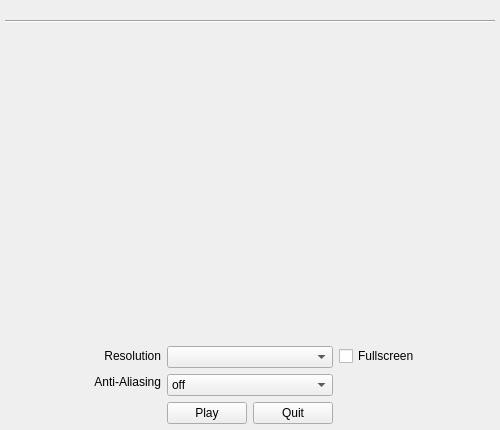
<?xml version="1.0" encoding="UTF-8"?>
<ui version="4.0">
 <class>MainWindow</class>
 <widget class="QMainWindow" name="MainWindow">
  <property name="geometry">
   <rect>
    <x>0</x>
    <y>0</y>
    <width>500</width>
    <height>430</height>
   </rect>
  </property>
  <property name="minimumSize">
   <size>
    <width>500</width>
    <height>430</height>
   </size>
  </property>
  <property name="maximumSize">
   <size>
    <width>500</width>
    <height>430</height>
   </size>
  </property>
  <property name="windowTitle">
   <string>BGE Launcher</string>
  </property>
  <property name="windowIcon">
   <iconset>
    <normaloff>../data/images/icon.png</normaloff>../data/images/icon.png</iconset>
  </property>
  <property name="windowOpacity">
   <double>1.000000000000000</double>
  </property>
  <property name="toolButtonStyle">
   <enum>Qt::ToolButtonIconOnly</enum>
  </property>
  <property name="tabShape">
   <enum>QTabWidget::Rounded</enum>
  </property>
  <widget class="QWidget" name="mainWidget">
   <layout class="QVBoxLayout" name="verticalLayout_17">
    <property name="spacing">
     <number>6</number>
    </property>
    <property name="leftMargin">
     <number>0</number>
    </property>
    <property name="topMargin">
     <number>0</number>
    </property>
    <property name="rightMargin">
     <number>0</number>
    </property>
    <property name="bottomMargin">
     <number>6</number>
    </property>
    <item>
     <layout class="QVBoxLayout" name="verticalLayout_16">
      <item>
       <widget class="QLabel" name="splash">
        <property name="enabled">
         <bool>true</bool>
        </property>
        <property name="minimumSize">
         <size>
          <width>5</width>
          <height>0</height>
         </size>
        </property>
        <property name="maximumSize">
         <size>
          <width>500</width>
          <height>16777215</height>
         </size>
        </property>
        <property name="text">
         <string/>
        </property>
        <property name="pixmap">
         <pixmap>../data/images/splash.png</pixmap>
        </property>
       </widget>
      </item>
      <item>
       <layout class="QVBoxLayout" name="verticalLayout_18">
        <property name="leftMargin">
         <number>5</number>
        </property>
        <property name="topMargin">
         <number>0</number>
        </property>
        <property name="rightMargin">
         <number>5</number>
        </property>
        <item>
         <widget class="Line" name="line">
          <property name="orientation">
           <enum>Qt::Horizontal</enum>
          </property>
         </widget>
        </item>
       </layout>
      </item>
     </layout>
    </item>
    <item>
     <spacer name="verticalSpacer">
      <property name="orientation">
       <enum>Qt::Vertical</enum>
      </property>
      <property name="sizeHint" stdset="0">
       <size>
        <width>20</width>
        <height>40</height>
       </size>
      </property>
     </spacer>
    </item>
    <item>
     <layout class="QHBoxLayout" name="horizontalLayout_7">
      <item>
       <layout class="QVBoxLayout" name="verticalLayout_13">
        <property name="spacing">
         <number>6</number>
        </property>
        <item>
         <widget class="QLabel" name="labelResolution">
          <property name="maximumSize">
           <size>
            <width>16777215</width>
            <height>20</height>
           </size>
          </property>
          <property name="text">
           <string>Resolution</string>
          </property>
          <property name="alignment">
           <set>Qt::AlignRight|Qt::AlignTrailing|Qt::AlignVCenter</set>
          </property>
         </widget>
        </item>
        <item>
         <widget class="QLabel" name="labelAntiAliasing">
          <property name="maximumSize">
           <size>
            <width>16777215</width>
            <height>20</height>
           </size>
          </property>
          <property name="text">
           <string>Anti-Aliasing</string>
          </property>
          <property name="alignment">
           <set>Qt::AlignRight|Qt::AlignTrailing|Qt::AlignVCenter</set>
          </property>
         </widget>
        </item>
        <item>
         <widget class="QLabel" name="labelHidden_10">
          <property name="maximumSize">
           <size>
            <width>16777215</width>
            <height>23</height>
           </size>
          </property>
          <property name="text">
           <string/>
          </property>
         </widget>
        </item>
       </layout>
      </item>
      <item>
       <layout class="QVBoxLayout" name="verticalLayout_14">
        <item>
         <widget class="QComboBox" name="resolution">
          <property name="minimumSize">
           <size>
            <width>0</width>
            <height>20</height>
           </size>
          </property>
         </widget>
        </item>
        <item>
         <widget class="QComboBox" name="antiAliasing">
          <property name="minimumSize">
           <size>
            <width>0</width>
            <height>20</height>
           </size>
          </property>
          <item>
           <property name="text">
            <string>off</string>
           </property>
          </item>
          <item>
           <property name="text">
            <string>2</string>
           </property>
          </item>
          <item>
           <property name="text">
            <string>4</string>
           </property>
          </item>
          <item>
           <property name="text">
            <string>8</string>
           </property>
          </item>
          <item>
           <property name="text">
            <string>16</string>
           </property>
          </item>
         </widget>
        </item>
        <item>
         <layout class="QHBoxLayout" name="horizontalLayout_8">
          <item>
           <widget class="QPushButton" name="playButton">
            <property name="minimumSize">
             <size>
              <width>0</width>
              <height>0</height>
             </size>
            </property>
            <property name="maximumSize">
             <size>
              <width>16777215</width>
              <height>23</height>
             </size>
            </property>
            <property name="text">
             <string>Play</string>
            </property>
           </widget>
          </item>
          <item>
           <widget class="QPushButton" name="quitButton">
            <property name="maximumSize">
             <size>
              <width>16777215</width>
              <height>23</height>
             </size>
            </property>
            <property name="text">
             <string>Quit</string>
            </property>
           </widget>
          </item>
         </layout>
        </item>
       </layout>
      </item>
      <item>
       <layout class="QVBoxLayout" name="verticalLayout_15">
        <property name="spacing">
         <number>6</number>
        </property>
        <item>
         <widget class="QCheckBox" name="fullscreen">
          <property name="minimumSize">
           <size>
            <width>0</width>
            <height>20</height>
           </size>
          </property>
          <property name="maximumSize">
           <size>
            <width>16777215</width>
            <height>20</height>
           </size>
          </property>
          <property name="text">
           <string>Fullscreen</string>
          </property>
         </widget>
        </item>
        <item>
         <widget class="QLabel" name="labelHidden_11">
          <property name="maximumSize">
           <size>
            <width>16777215</width>
            <height>23</height>
           </size>
          </property>
          <property name="text">
           <string/>
          </property>
         </widget>
        </item>
        <item>
         <widget class="QLabel" name="labelHidden_12">
          <property name="maximumSize">
           <size>
            <width>16777215</width>
            <height>23</height>
           </size>
          </property>
          <property name="text">
           <string/>
          </property>
         </widget>
        </item>
       </layout>
      </item>
     </layout>
    </item>
   </layout>
  </widget>
 </widget>
 <resources/>
 <connections/>
</ui>
